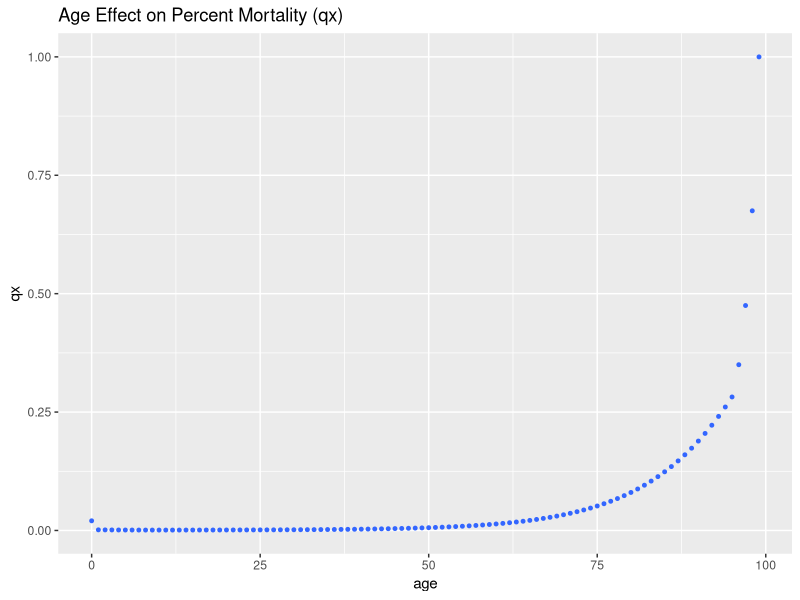
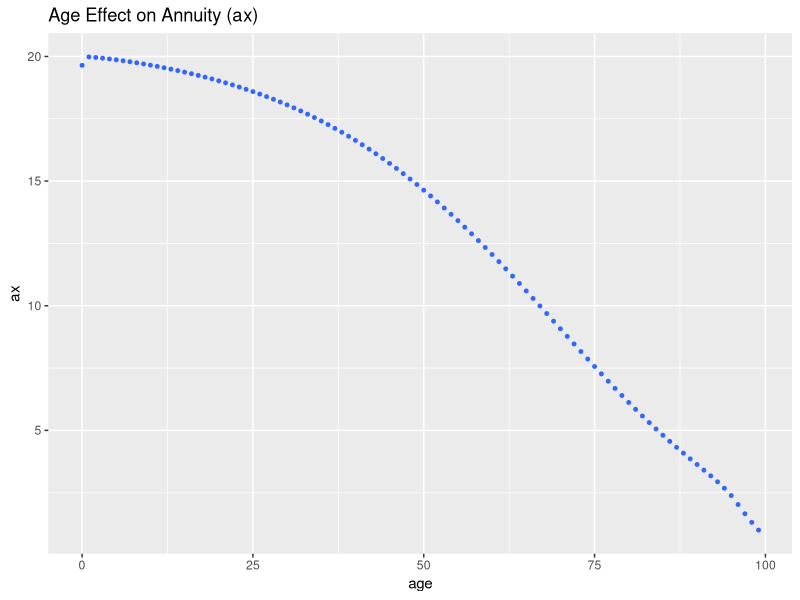

Recreate these plots in R, in order. (Note: this script raises an error after producing the figures.)
#########################
# Annuity Calculator    #
#                       #
# Brian Hooper          #
# Heather McKinnon      #
# Kalla Divya Chandrika #
# CS567 - 1-29-2019     #
#########################

library(ggplot2)

# Read mortality data
mortality_data <- read.csv(file="DrewHeblerMortality.csv", header=TRUE, sep=",")
age = mortality_data[,1]
qx = mortality_data[,2]

# Read and assign input parameters
user_input <- read.csv(file="input.csv", header=TRUE, sep=",")
input_age_start = user_input[,1]
input_age_end = user_input[,2]
maturity_age = user_input[,3]
monthly_annuity = user_input[,4]
interest_rate = user_input[,5]
term_length = user_input[,6]
iterations = user_input[,7]

# Calculated initial variables
d = interest_rate / (1 + interest_rate)
im = 12 * (((1 + interest_rate) ** (1 / 12)) - 1)
dm = 12 * (1 - (1 - d) ** (1 / 12))
a12 = (interest_rate * d) / (im * dm)
b12 = (interest_rate - im) / (im * dm)

# Create life table
life_table <- data.frame(age, qx)

# Add k (curtate lifetime)
life_table$k <- 1 + life_table$age

# Calculate lx and dx
life_table$lx[1] <- 10000000
life_table$dx[1] <- life_table$lx[1] * life_table$qx[1]
for (i in 2:length(life_table$qx)) {
  life_table$lx[i] <- life_table$lx[i-1] - life_table$dx[i-1]
  life_table$dx[i] <- life_table$lx[i] * life_table$qx[i]

}

# Add Px
life_table$Px <- 1 - life_table$qx

# Calculate v^k
life_table$vk <- 1/(1 + interest_rate)^life_table$k

# Calculate kPx, x=0
life_table$kPx[1] <- life_table$Px[1]
for (i in 2:length(life_table$Px)) {
  life_table$kPx[i] <- life_table$kPx[i-1] * life_table$Px[i]
}

# Calculate kEx, x=0
life_table$kEx <- life_table$vk * life_table$kPx

# Calculate ax
life_table$ax[1] <- 1 + sum(life_table$kEx)
for (i in 2:length(life_table$kEx)) {
  life_table$ax[i] <- 1 + sum(life_table$kEx[i:length(life_table$kEx)])/life_table$kEx[i-1]
}

# Calculate Ax
d = interest_rate/(1 + interest_rate)
life_table$Ax <- 1 - d * life_table$ax

# Assigning variables for ease of use
ax = life_table$ax
Ax = life_table$Ax

# ------------------ Functions ---------------------------------

# Function for determining Whole Life Net Single Premium Profit for company
WNS_profit <- function(in_age, mat_age){
  xEy = (lx[mat_age + 1] / lx[in_age + 1]) * (1 / (1 + interest_rate)) ** (mat_age - in_age)
  return(monthly_annuity * 12 * (a12 * ax[mat_age + 1] - b12) * xEy)
  
}

# Function for determining Whole Life Net Single Premium loss for company
# Occurs only when death_age > maturity_age
WNS_loss <- function(mat_age, death_age)
  return ((death_age - mat_age) * monthly_annuity * 12)
# if person died before or after maturity age

# Calculate net profit or loss for Whole Life Net Single Premium
WNS_net_profit <- function(in_age, mat_age, death_age){
  if (death_age < maturity_age){
#    profit = ((input_age - dead_age) * desired_monthly_benefit)
    return (WNS_profit(in_age, mat_age))
  }
  else{
#    loss = ((dead_age - maturity_age) * desired_monthly_benefit)
    return (WNS_profit(in_age, mat_age) - WNS_loss(mat_age, death_age))
  }
}

#------------------ Begin graphing -------------------------------

# Graphing age effect on mortality
age_qx_plot <- ggplot(life_table, aes(age, qx))
age_qx_plot + ggtitle("Age Effect on Percent Mortality (qx)") + geom_point(aes(age, qx), colour="#3366FF", size=1)

# Graphing ax on age
age_ax_plot <- ggplot(life_table, aes(age, ax))
age_ax_plot + ggtitle("Age Effect on Annuity (ax)") + geom_point(aes(age, ax), colour="#3366FF", size=1)

  # TODO Graphing profit trends after each life that is complete - need simulation data
  
  # Graphing increasing input age with a maturity age of 65 and monthly benefit of $1000
  # for (i in 1:99){
  #   age_benefit_plot <-
  # }

profit <- 0
for(i in 1:iterations) {
  # Generate random integer starting age
  if(input_age_start >= input_age_end) {
    input_age = input_age_start
  } else {
    input_age = sample(input_age_start:input_age_end, 1)
  }

  # Pick a random death date based on mortality table
  death_age = input_age
  while(death_age < length(mortality_data$mortality) && runif(1, 0.0, 1.0) > mortality_data$mortality[death_age]) {
    death_age = death_age + 1
  }

  # Calculate profit
  profit <- profit + WNS_net_profit(input_age, maturity_age, death_age)
}
print(profit)


